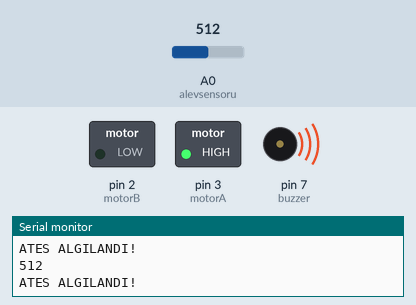
Simulated run of this sketch. Board: Arduino Uno, built with avr-gcc and run on an emulated ATmega328P. On the bench: switched loads named in the sketch (green lamp = pin HIGH), buzzer (waves = sounding), the last lines printed to the serial monitor. The inputs (shaded band) are chosen by the test bench; at power-on: A0 (alevsensoru) = 512.

Above: at 3.8 s.
3.9 s: A0 (alevsensoru) set to 998
7.8 s: A0 (alevsensoru) set to 1010
At 9.6 s:
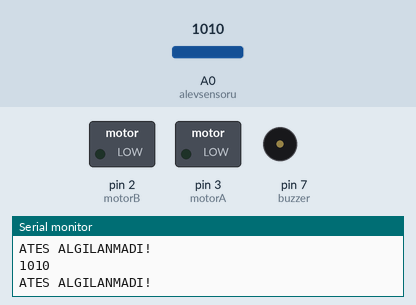
11.7 s: A0 (alevsensoru) set to 900
At 13.2 s:
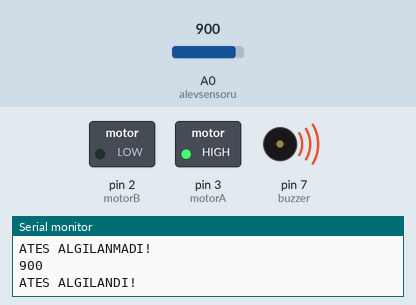
15.6 s: A0 (alevsensoru) set to 1020
At 19.0 s:
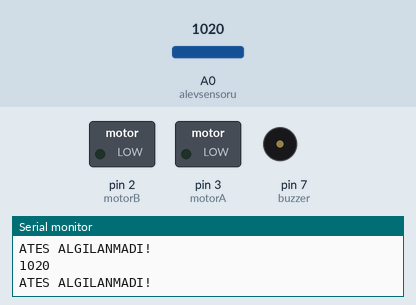
Timing chart, 0 to 20.5 s (numbered marks = the images above; inputs shaded):
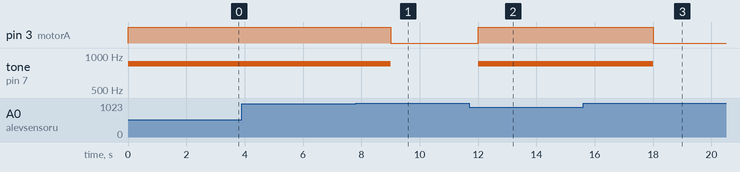

The sketch:

Alev_Sens_r__ve_DC_Motor_Kullan_m_.ino
```cpp
//--------------------------------------------------//
//--------------------OKTAY ALA---------------------//
//---Arduino | Alev Sensörü ve DC Motor Kullanımı---//
//--------------------------------------------------//

int alevsensoru = A0; //Alev sensörünün bağlı olduğu analog pini tanımlıyoruz
int alevsensorudeger; //Sensörden gelecek olan değerleri okuyabilmek için değişken tanımlaması yapıyoruz
int buzzer = 7; //Buzzer modülünün bağlı olduğu dijital pini tanımlıyoruz

//DC Motorun çalışabilmesi için, L293D Motor sürücüsü üzerinde bağlı olan bacak pinlerini tanımlıyoruz
#define motorA 3
#define motorB 2

void setup(void)
{
  Serial.begin(9600); //Seri haberleşmeyi açıyoruz
  pinMode(buzzer, OUTPUT); //Buzzer pininin çıkış pini olduğunu tanımlıyoruz

  //Motor sürücüsüne bağlı pinlerin çıkış pini olduğunu belirtiyoruz
  pinMode(motorA, OUTPUT);
  pinMode(motorB, OUTPUT);
}

void loop(void)
{
  //Alev sensöründen gelen verileri, tanımlanan yeni değişken üzerine atayarak okunan verileri yazdırıyoruz
  alevsensorudeger = analogRead(alevsensoru);
  Serial.println(alevsensorudeger);
  Serial.println("");

  if (alevsensorudeger < 1010)
  {
    //Eğer, alev sensöründe okunan değer; "1010" değerinden küçük ise ateşin algılandığını söyleyecek.
    //1010 değeri; sensörünüzün yapısına , ateşin uzaklık - yakınlık durumuna göre değişebilir.
    Serial.println("ATES ALGILANDI!");
    Serial.println("");

    //Ateş algılandığı zaman, buzzer devreye girerek ses çıkartmaya başlayacak
    {
      tone(buzzer, 850);
      tone(buzzer, 330);
      tone(buzzer, 850);
      tone(buzzer, 330);
      tone(buzzer, 850);
    }

    //Ateş algılandığı zaman aynı anda motor devreye girerek çalışmaya başlayacak.
    {
      digitalWrite(motorA, HIGH);
      delay(2500);
    }
  }

  else
  {
    //Herhangi bir ateş algılanmadığı zaman ve 1010 değerini yakalayamadığı zaman herhangi bir aksiyon oluşmayacak.
    Serial.println("ATES ALGILANMADI!");
    Serial.println("");
    digitalWrite(motorA, LOW);
    noTone(buzzer);
  }
  delay(500);
}
```

Measured:
- the behaviour switches between 1009 and 1010 on A0 (alevsensoru) (found by bisection; images 0 and 1)
- after the input at 7.8 s, pin 3 (motorA): HIGH → LOW after 1.2 s; tone on pin 7 (buzzer): 850 Hz → silent after 1.2 s
- after the input at 11.7 s, pin 3 (motorA): LOW → HIGH after 0.31 s; tone on pin 7 (buzzer): silent → 850 Hz after 0.31 s
- after the input at 15.6 s, pin 3 (motorA): HIGH → LOW after 2.4 s; tone on pin 7 (buzzer): 850 Hz → silent after 2.4 s
